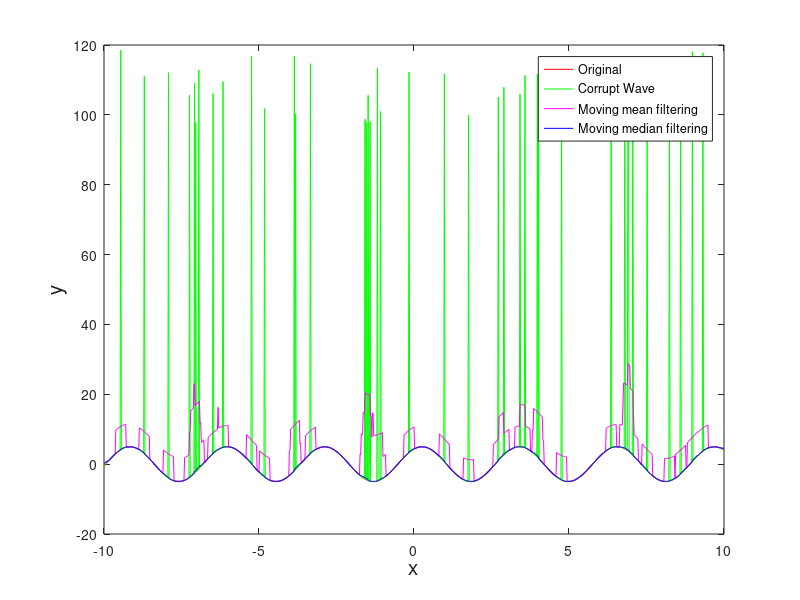

This chart was generated by the following MATLAB code:
clear;clc;
x = (-10:0.02:10);
y = 5*sin(2*x+pi/3);
k = randperm(1001);
k = k(1:40);
z = y;
for elm = k
    z(elm) = z(elm) + 100 + 20*rand(1);
end

y_median = zeros(1,1001);
y_mean = zeros(1,1001);

for elm = (1:1001)
    y_median(elm) = median(z(max(1,elm-8):min(elm+8,1001)));
end

for elm = (1:1001)
    y_mean(elm) = mean(z(max(1,elm-8):min(elm+8,1001)));
end

plot(x,z);
plot(x,y_mean);
plot(x,y_median);
plot(x,y,'r',x,z,'g',x,y_mean,'m',x,y_median,'b');
legend('Original', 'Corrupt Wave', 'Moving mean filtering', 'Moving median filtering');
xlabel('x','FontSize',15);
ylabel('y','FontSize',15);
rel_median_sq_error = sum((y - y_median).^2)/sum(y.^2)
rel_mean_sq_error = sum((y - y_mean).^2)/sum(y.^2)

